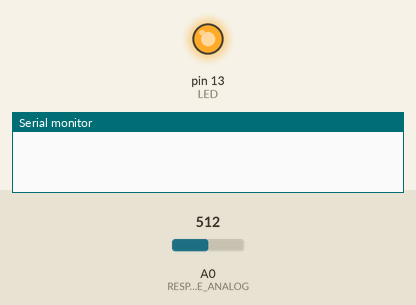
The sketch below on a simulated Arduino Uno, built with avr-gcc and run on an emulated ATmega328P. On the bench: output pins drawn as LEDs (lit = HIGH), the last lines printed to the serial monitor. The test bench sets the inputs (shaded band); at power-on: A0 (RESPONSE_ANALOG) = 512.

Above: at 2.5 s.
At 7.5 s:
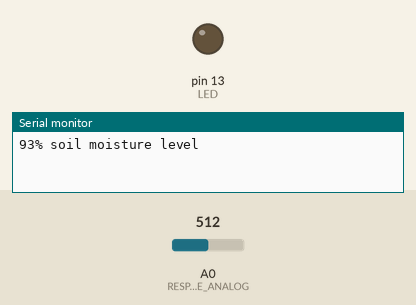
Timing chart, 0 to 13.0 s (numbered marks = the images above):
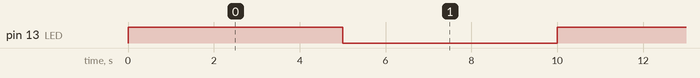

Measured:
- by itself, pin 13 (LED): alternates HIGH for 5.0 s and LOW for 5.0 s

The sketch:

arduino_soil_hygrometer.ino
```cpp
//SPECIFICATIONS:
//simple water sensor, can be used to detect soil moisture.
//Operating voltage:3.3V~5V
//Dual output: analog (more accurate), digital
//Power indicator (green) and digital switching output indicator (red)
//LM393 comparator chip, stable

//USAGE:
//ANALOG READ MODE: int 0 - 1023; //0 - highest moisture content; //1023 - lowest moisture content
//DIGITAL READ MODE: int 0 - 1023; //0 - highest moisture content; //1023 - lowest moisture content

//PREPROCESSOR:
//Define the I/O Pins.
#define RESPONSE_ANALOG A0
#define RESPONSE_DIGITAL 5
#define LED 13
//Define measurement constants
#define analog_WET 2.3
#define analog_DRY 5
#define slope_analog 100.0f/(analog_DRY-analog_WET)
#define offset_analog 100.0f - slope_analog * analog_DRY

void setup() {
  // Initialize the serial communication
  Serial.begin(9600);

  // Set up pins
  pinMode(LED, OUTPUT);
  pinMode(RESPONSE_ANALOG, INPUT);
  pinMode(RESPONSE_DIGITAL, INPUT);
}

// Uses an comparitor sensor to get the measured soil moisture in mV
int getMoisture() {
  //analog read mode:
  int value_reading;                                    //reading from rawADC
  float value_voltage;                                  //resolved to 5V line voltage
  int value_moisture;                                   //resolved to 0% to 100% wet

  digitalWrite(LED, HIGH);                              //indicate taking a measurement
  delay(5000);                                          //delay long enough to allow user to see measurement being taken
  value_reading = analogRead(RESPONSE_ANALOG);          //analog mode rawADC 0 - 1023
  value_voltage = float(value_reading)/1023.0f * 5.0f;  //calculate voltage drop across the thermistor using RawADC
  value_moisture = 100 - round(slope_analog * value_voltage + offset_analog);  //convert to 0 to 100% range

  if (value_moisture > 100) {                           //ensure not to exceed bounds
    value_moisture = 100;
  }
  else if (value_moisture < 0) {
    value_moisture = 0;
  }

  //digital read mode not completed:
  //value = digitalRead(RESPONSE_DIGITAL);              //digital mode read

  digitalWrite(LED, LOW);                               //indicate finishing taking a measurement

  //Serial.print("value_voltage is: ");
  //Serial.print(value_voltage);
  //Serial.println("V");

  return value_moisture;
}

void loop() {
  // Take an hygrometer reading every 5 seconds.
  int moisture = getMoisture();
  Serial.print(moisture);
  //Serial.println(" digial units value");
  Serial.println("% soil moisture level");
  delay(5000);
}
```
